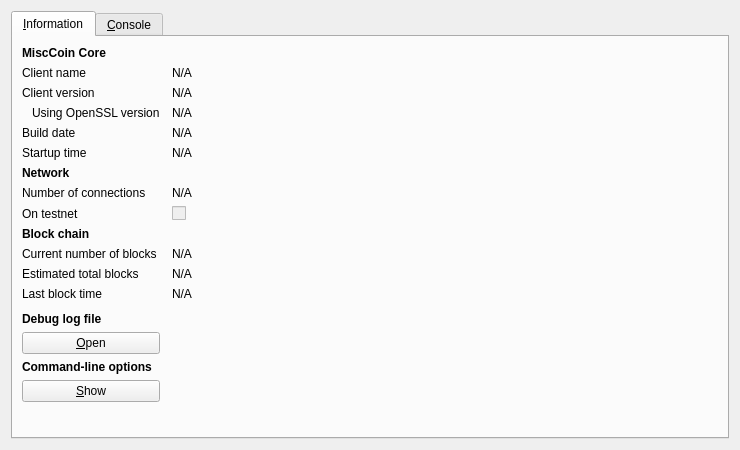
<?xml version="1.0" encoding="UTF-8"?>
<ui version="4.0">
 <class>RPCConsole</class>
 <widget class="QDialog" name="RPCConsole">
  <property name="geometry">
   <rect>
    <x>0</x>
    <y>0</y>
    <width>740</width>
    <height>450</height>
   </rect>
  </property>
  <property name="windowTitle">
   <string>MiscCoin - Debug window</string>
  </property>
  <layout class="QVBoxLayout" name="verticalLayout_2">
   <item>
    <widget class="QTabWidget" name="tabWidget">
     <property name="currentIndex">
      <number>0</number>
     </property>
     <widget class="QWidget" name="tab_info">
      <attribute name="title">
       <string>&amp;Information</string>
      </attribute>
      <layout class="QGridLayout" name="gridLayout" columnstretch="0,1">
       <property name="horizontalSpacing">
        <number>12</number>
       </property>
       <item row="0" column="0">
        <widget class="QLabel" name="label_9">
         <property name="font">
          <font>
           <weight>75</weight>
           <bold>true</bold>
          </font>
         </property>
         <property name="text">
          <string>MiscCoin Core</string>
         </property>
        </widget>
       </item>
       <item row="1" column="0">
        <widget class="QLabel" name="label_5">
         <property name="text">
          <string>Client name</string>
         </property>
        </widget>
       </item>
       <item row="1" column="1">
        <widget class="QLabel" name="clientName">
         <property name="cursor">
          <cursorShape>IBeamCursor</cursorShape>
         </property>
         <property name="text">
          <string>N/A</string>
         </property>
         <property name="textFormat">
          <enum>Qt::PlainText</enum>
         </property>
         <property name="textInteractionFlags">
          <set>Qt::LinksAccessibleByMouse|Qt::TextSelectableByKeyboard|Qt::TextSelectableByMouse</set>
         </property>
        </widget>
       </item>
       <item row="2" column="0">
        <widget class="QLabel" name="label_6">
         <property name="text">
          <string>Client version</string>
         </property>
        </widget>
       </item>
       <item row="2" column="1">
        <widget class="QLabel" name="clientVersion">
         <property name="cursor">
          <cursorShape>IBeamCursor</cursorShape>
         </property>
         <property name="text">
          <string>N/A</string>
         </property>
         <property name="textFormat">
          <enum>Qt::PlainText</enum>
         </property>
         <property name="textInteractionFlags">
          <set>Qt::LinksAccessibleByMouse|Qt::TextSelectableByKeyboard|Qt::TextSelectableByMouse</set>
         </property>
        </widget>
       </item>
       <item row="3" column="0">
        <widget class="QLabel" name="label_14">
         <property name="text">
          <string>Using OpenSSL version</string>
         </property>
         <property name="indent">
          <number>10</number>
         </property>
        </widget>
       </item>
       <item row="3" column="1">
        <widget class="QLabel" name="openSSLVersion">
         <property name="cursor">
          <cursorShape>IBeamCursor</cursorShape>
         </property>
         <property name="text">
          <string>N/A</string>
         </property>
         <property name="textFormat">
          <enum>Qt::PlainText</enum>
         </property>
         <property name="textInteractionFlags">
          <set>Qt::LinksAccessibleByMouse|Qt::TextSelectableByKeyboard|Qt::TextSelectableByMouse</set>
         </property>
        </widget>
       </item>
       <item row="4" column="0">
        <widget class="QLabel" name="label_12">
         <property name="text">
          <string>Build date</string>
         </property>
        </widget>
       </item>
       <item row="4" column="1">
        <widget class="QLabel" name="buildDate">
         <property name="cursor">
          <cursorShape>IBeamCursor</cursorShape>
         </property>
         <property name="text">
          <string>N/A</string>
         </property>
         <property name="textFormat">
          <enum>Qt::PlainText</enum>
         </property>
         <property name="textInteractionFlags">
          <set>Qt::LinksAccessibleByMouse|Qt::TextSelectableByKeyboard|Qt::TextSelectableByMouse</set>
         </property>
        </widget>
       </item>
       <item row="5" column="0">
        <widget class="QLabel" name="label_13">
         <property name="text">
          <string>Startup time</string>
         </property>
        </widget>
       </item>
       <item row="5" column="1">
        <widget class="QLabel" name="startupTime">
         <property name="cursor">
          <cursorShape>IBeamCursor</cursorShape>
         </property>
         <property name="text">
          <string>N/A</string>
         </property>
         <property name="textFormat">
          <enum>Qt::PlainText</enum>
         </property>
         <property name="textInteractionFlags">
          <set>Qt::LinksAccessibleByMouse|Qt::TextSelectableByKeyboard|Qt::TextSelectableByMouse</set>
         </property>
        </widget>
       </item>
       <item row="6" column="0">
        <widget class="QLabel" name="label_11">
         <property name="font">
          <font>
           <weight>75</weight>
           <bold>true</bold>
          </font>
         </property>
         <property name="text">
          <string>Network</string>
         </property>
        </widget>
       </item>
       <item row="7" column="0">
        <widget class="QLabel" name="label_7">
         <property name="text">
          <string>Number of connections</string>
         </property>
        </widget>
       </item>
       <item row="7" column="1">
        <widget class="QLabel" name="numberOfConnections">
         <property name="cursor">
          <cursorShape>IBeamCursor</cursorShape>
         </property>
         <property name="text">
          <string>N/A</string>
         </property>
         <property name="textFormat">
          <enum>Qt::PlainText</enum>
         </property>
         <property name="textInteractionFlags">
          <set>Qt::LinksAccessibleByMouse|Qt::TextSelectableByKeyboard|Qt::TextSelectableByMouse</set>
         </property>
        </widget>
       </item>
       <item row="8" column="0">
        <widget class="QLabel" name="label_8">
         <property name="text">
          <string>On testnet</string>
         </property>
        </widget>
       </item>
       <item row="8" column="1">
        <widget class="QCheckBox" name="isTestNet">
         <property name="enabled">
          <bool>false</bool>
         </property>
         <property name="text">
          <string/>
         </property>
        </widget>
       </item>
       <item row="9" column="0">
        <widget class="QLabel" name="label_10">
         <property name="font">
          <font>
           <weight>75</weight>
           <bold>true</bold>
          </font>
         </property>
         <property name="text">
          <string>Block chain</string>
         </property>
        </widget>
       </item>
       <item row="10" column="0">
        <widget class="QLabel" name="label_3">
         <property name="text">
          <string>Current number of blocks</string>
         </property>
        </widget>
       </item>
       <item row="10" column="1">
        <widget class="QLabel" name="numberOfBlocks">
         <property name="cursor">
          <cursorShape>IBeamCursor</cursorShape>
         </property>
         <property name="text">
          <string>N/A</string>
         </property>
         <property name="textFormat">
          <enum>Qt::PlainText</enum>
         </property>
         <property name="textInteractionFlags">
          <set>Qt::LinksAccessibleByMouse|Qt::TextSelectableByKeyboard|Qt::TextSelectableByMouse</set>
         </property>
        </widget>
       </item>
       <item row="11" column="0">
        <widget class="QLabel" name="label_4">
         <property name="text">
          <string>Estimated total blocks</string>
         </property>
        </widget>
       </item>
       <item row="11" column="1">
        <widget class="QLabel" name="totalBlocks">
         <property name="cursor">
          <cursorShape>IBeamCursor</cursorShape>
         </property>
         <property name="text">
          <string>N/A</string>
         </property>
         <property name="textFormat">
          <enum>Qt::PlainText</enum>
         </property>
         <property name="textInteractionFlags">
          <set>Qt::LinksAccessibleByMouse|Qt::TextSelectableByKeyboard|Qt::TextSelectableByMouse</set>
         </property>
        </widget>
       </item>
       <item row="12" column="0">
        <widget class="QLabel" name="label_2">
         <property name="text">
          <string>Last block time</string>
         </property>
        </widget>
       </item>
       <item row="12" column="1">
        <widget class="QLabel" name="lastBlockTime">
         <property name="cursor">
          <cursorShape>IBeamCursor</cursorShape>
         </property>
         <property name="text">
          <string>N/A</string>
         </property>
         <property name="textFormat">
          <enum>Qt::PlainText</enum>
         </property>
         <property name="textInteractionFlags">
          <set>Qt::LinksAccessibleByMouse|Qt::TextSelectableByKeyboard|Qt::TextSelectableByMouse</set>
         </property>
        </widget>
       </item>
       <item row="13" column="0">
        <spacer name="verticalSpacer_2">
         <property name="orientation">
          <enum>Qt::Vertical</enum>
         </property>
         <property name="sizeHint" stdset="0">
          <size>
           <width>20</width>
           <height>20</height>
          </size>
         </property>
        </spacer>
       </item>
       <item row="14" column="0">
        <widget class="QLabel" name="labelDebugLogfile">
         <property name="font">
          <font>
           <weight>75</weight>
           <bold>true</bold>
          </font>
         </property>
         <property name="text">
          <string>Debug log file</string>
         </property>
        </widget>
       </item>
       <item row="15" column="0">
        <widget class="QPushButton" name="openDebugLogfileButton">
         <property name="toolTip">
          <string>Open the MiscCoin debug log file from the current data directory. This can take a few seconds for large log files.</string>
         </property>
         <property name="text">
          <string>&amp;Open</string>
         </property>
         <property name="autoDefault">
          <bool>false</bool>
         </property>
        </widget>
       </item>
       <item row="16" column="0">
        <widget class="QLabel" name="labelCLOptions">
         <property name="font">
          <font>
           <weight>75</weight>
           <bold>true</bold>
          </font>
         </property>
         <property name="text">
          <string>Command-line options</string>
         </property>
        </widget>
       </item>
       <item row="17" column="0">
        <widget class="QPushButton" name="showCLOptionsButton">
         <property name="toolTip">
          <string>Show the MiscCoin-Qt help message to get a list with possible MiscCoin command-line options.</string>
         </property>
         <property name="text">
          <string>&amp;Show</string>
         </property>
         <property name="autoDefault">
          <bool>false</bool>
         </property>
        </widget>
       </item>
       <item row="18" column="0">
        <spacer name="verticalSpacer">
         <property name="orientation">
          <enum>Qt::Vertical</enum>
         </property>
         <property name="sizeHint" stdset="0">
          <size>
           <width>20</width>
           <height>40</height>
          </size>
         </property>
        </spacer>
       </item>
      </layout>
     </widget>
     <widget class="QWidget" name="tab_console">
      <attribute name="title">
       <string>&amp;Console</string>
      </attribute>
      <layout class="QVBoxLayout" name="verticalLayout_3">
       <property name="spacing">
        <number>3</number>
       </property>
       <item>
        <widget class="QTextEdit" name="messagesWidget">
         <property name="minimumSize">
          <size>
           <width>0</width>
           <height>100</height>
          </size>
         </property>
         <property name="readOnly">
          <bool>true</bool>
         </property>
         <property name="tabKeyNavigation" stdset="0">
          <bool>false</bool>
         </property>
         <property name="columnCount" stdset="0">
          <number>2</number>
         </property>
        </widget>
       </item>
       <item>
        <layout class="QHBoxLayout" name="horizontalLayout">
         <property name="spacing">
          <number>3</number>
         </property>
         <item>
          <widget class="QLabel" name="label">
           <property name="text">
            <string notr="true">&gt;</string>
           </property>
          </widget>
         </item>
         <item>
          <widget class="QLineEdit" name="lineEdit"/>
         </item>
         <item>
          <widget class="QPushButton" name="clearButton">
           <property name="maximumSize">
            <size>
             <width>24</width>
             <height>24</height>
            </size>
           </property>
           <property name="toolTip">
            <string>Clear console</string>
           </property>
           <property name="text">
            <string/>
           </property>
           <property name="icon">
            <iconset resource="../bitcoin.qrc">
             <normaloff>:/icons/remove</normaloff>:/icons/remove</iconset>
           </property>
           <property name="shortcut">
            <string notr="true">Ctrl+L</string>
           </property>
           <property name="autoDefault">
            <bool>false</bool>
           </property>
          </widget>
         </item>
        </layout>
       </item>
      </layout>
     </widget>
    </widget>
   </item>
  </layout>
 </widget>
 <resources>
  <include location="../bitcoin.qrc"/>
 </resources>
 <connections/>
</ui>
